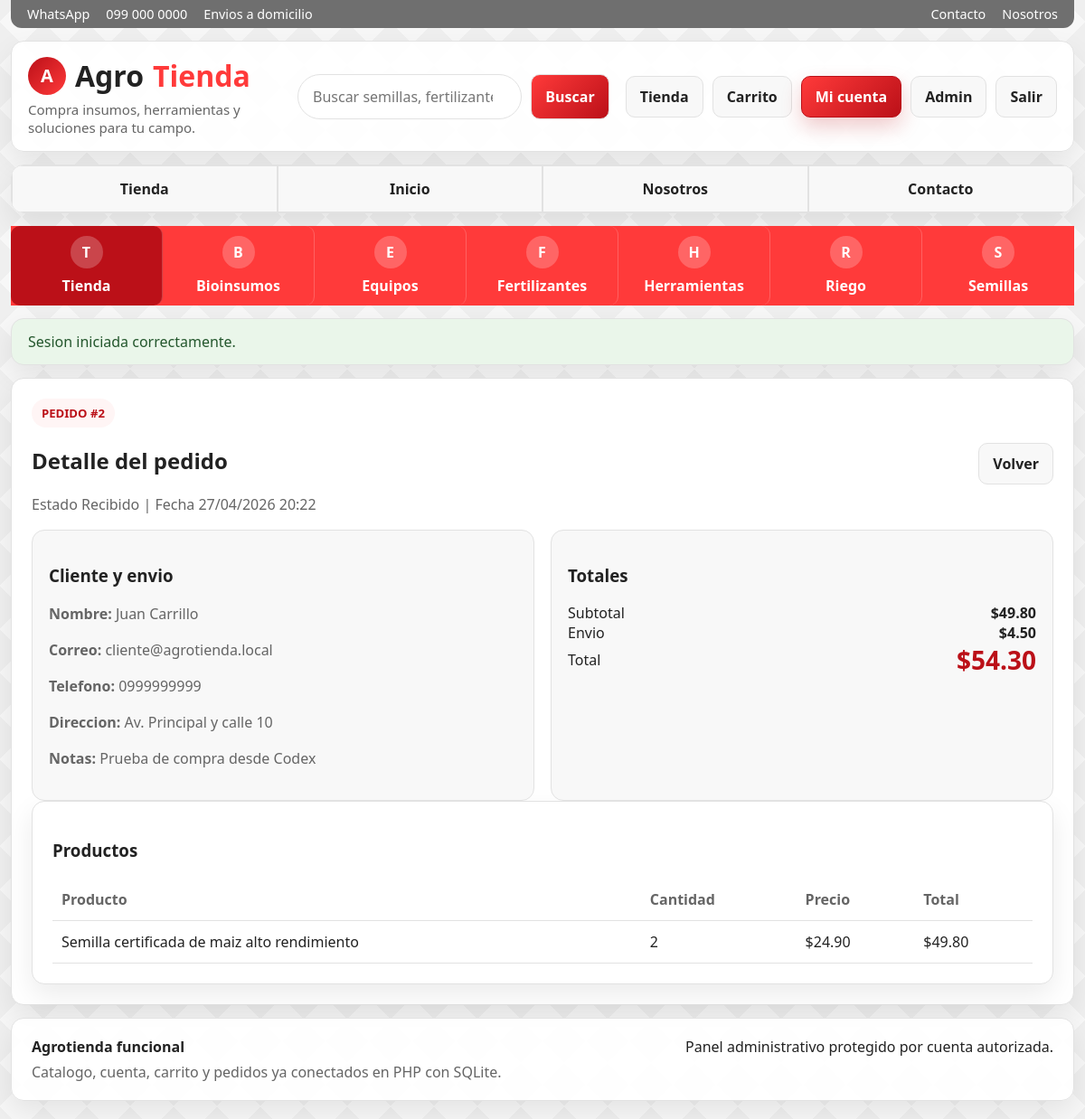
/order.php?id=2 (signed in), run on the app's committed database.
### tables this page shows
CREATE TABLE orders (
            id INTEGER PRIMARY KEY AUTOINCREMENT,
            user_id INTEGER NOT NULL,
            customer_name TEXT NOT NULL,
            customer_email TEXT NOT NULL,
            customer_phone TEXT NOT NULL,
            shipping_address TEXT NOT NULL,
            notes TEXT DEFAULT "",
            subtotal REAL NOT NULL,
            shipping REAL NOT NULL,
            total REAL NOT NULL,
            status TEXT NOT NULL DEFAULT "Pendiente",
            created_at TEXT NOT NULL,
            FOREIGN KEY(user_id) REFERENCES users(id)
        );

CREATE TABLE order_items (
            id INTEGER PRIMARY KEY AUTOINCREMENT,
            order_id INTEGER NOT NULL,
            product_id INTEGER NOT NULL,
            product_name TEXT NOT NULL,
            quantity INTEGER NOT NULL,
            unit_price REAL NOT NULL,
            line_total REAL NOT NULL,
            FOREIGN KEY(order_id) REFERENCES orders(id),
            FOREIGN KEY(product_id) REFERENCES products(id)
        );

### app/bootstrap.php (called while the page is built, shortened)
<?php
function db(): PDO
{
    static $pdo = null;
    if ($pdo instanceof PDO) {
        return $pdo;
    }
    $needsSetup = !file_exists(DB_PATH);
    $pdo = new PDO('sqlite:' . DB_PATH);
    $pdo->setAttribute(PDO::ATTR_ERRMODE, PDO::ERRMODE_EXCEPTION);
    $pdo->setAttribute(PDO::ATTR_DEFAULT_FETCH_MODE, PDO::FETCH_ASSOC);
    $pdo->exec('PRAGMA foreign_keys = ON');
    if ($needsSetup) {
        initializeDatabase($pdo);
    } else {
        migrateDatabase($pdo);
    }
    return $pdo;
}
function migrateDatabase(PDO $pdo): void
{
    $columns = $pdo->query('PRAGMA table_info(products)')->fetchAll();
    $columnNames = array_column($columns, 'name');
    syncProductImages($pdo);
}
function syncProductImages(PDO $pdo): void
{
    $stmt = $pdo->prepare('UPDATE products SET image_url = :image_url WHERE name = :name');
    foreach (productSeedData() as $product) {
        $stmt->execute([
            'name' => $product['name'],
            'image_url' => $product['image_url'],
        ]);
    }
}
function currentUser(): ?array
{
    static $cached = null;
    if ($cached !== null) {
        return $cached;
    }
    $stmt = db()->prepare('SELECT * FROM users WHERE id = :id LIMIT 1');
    $stmt->execute(['id' => $_SESSION['user_id']]);
    $cached = $stmt->fetch() ?: null;
    return $cached;
}
function requireLogin(): array
{
    $user = currentUser();
    return $user;
}
function money(float $value): string
{
    return '$' . number_format($value, 2);
}
function e(string $value): string
{
    return htmlspecialchars($value, ENT_QUOTES, 'UTF-8');
}
function orderById(int $orderId, ?int $userId = null): ?array
{
    $sql = 'SELECT * FROM orders WHERE id = :id';
    $params = ['id' => $orderId];
    $stmt = db()->prepare($sql . ' LIMIT 1');
    $stmt->execute($params);
    $order = $stmt->fetch();
    $items = db()->prepare('SELECT * FROM order_items WHERE order_id = :order_id ORDER BY id ASC');
    $items->execute(['order_id' => $orderId]);
    $order['items'] = $items->fetchAll();
    return $order;
}

### order.php (the view, shortened to what this page needs)
<?php
require_once __DIR__ . '/app/layout.php';
$user = requireLogin();
$orderId = (int) ($_GET['id'] ?? 0);
$order = orderById($orderId, $user['role'] === 'admin' ? null : (int) $user['id']);
?>
<section class="card">
  <div class="line">
    <div>
      <span class="eyebrow">Pedido #<?= (int) $order['id'] ?></span>
      <h2>Detalle del pedido</h2>
      <p class="muted">Estado <?= e($order['status']) ?> | Fecha <?= e(date('d/m/Y H:i', strtotime($order['created_at']))) ?></p>
    </div>
    <a class="btn" href="<?= $user['role'] === 'admin' ? 'admin.php' : 'account.php' ?>">Volver</a>
  </div>
  <div class="grid-2">
    <article class="panel">
      <h3>Cliente y envio</h3>
      <p class="muted"><strong>Nombre:</strong> <?= e($order['customer_name']) ?></p>
      <p class="muted"><strong>Correo:</strong> <?= e($order['customer_email']) ?></p>
      <p class="muted"><strong>Telefono:</strong> <?= e($order['customer_phone']) ?></p>
      <p class="muted"><strong>Direccion:</strong> <?= e($order['shipping_address']) ?></p>
      <p class="muted"><strong>Notas:</strong> <?= e($order['notes'] ?: 'Sin notas') ?></p>
    </article>
    <article class="panel">
      <h3>Totales</h3>
      <div class="line"><span>Subtotal</span><strong><?= money((float) $order['subtotal']) ?></strong></div>
      <div class="line"><span>Envio</span><strong><?= money((float) $order['shipping']) ?></strong></div>
      <div class="line"><span>Total</span><strong class="price"><?= money((float) $order['total']) ?></strong></div>
    </article>
  </div>
  <article class="card">
    <h3>Productos</h3>
    <table>
      <thead>
        <tr>
          <th>Producto</th>
          <th>Cantidad</th>
          <th>Precio</th>
          <th>Total</th>
        </tr>
      </thead>
      <tbody>
        <?php foreach ($order['items'] as $item): ?>
          <tr>
            <td><?= e($item['product_name']) ?></td>
            <td><?= (int) $item['quantity'] ?></td>
            <td><?= money((float) $item['unit_price']) ?></td>
            <td><?= money((float) $item['line_total']) ?></td>
          </tr>
        <?php endforeach; ?>
      </tbody>
    </table>
  </article>
</section>

### assets/app.css (style rules this page uses)
:root { --bg: #f4f4f4; --surface: #ffffff; --surface-soft: #f8f8f8; --surface-muted: #efefef; --border: #e2e2e2; --text: #222222; --muted: #656565; --primary: #ff3a3a; --primary-dark: #bb1018; --accent: #ffcf2f; --success-bg: #eaf6ea; --success-text: #24572d; --danger-bg: #fdeaea; --danger-text: #8f2028; --shadow: 0 12px 30px rgba(0, 0, 0, 0.08); }
* { box-sizing: border-box; }
body { margin: 0; min-height: 100vh; font-family: "Segoe UI", Tahoma, Geneva, Verdana, sans-serif; background: linear-gradient(135deg, rgba(0, 0, 0, 0.03) 25%, transparent 25%) 0 0 / 48px 48px, linear-gradient(225deg, rgba(0, 0, 0, 0.03) 25%, transparent 25%) 0 0 / 48px 48px, linear-gradient(315deg, rgba(0, 0, 0, 0.03) 25%, transparent 25%) 0 0 / 48px 48px, linear-gradient(45deg, rgba(0, 0, 0, 0.03) 25%, transparent 25%) 0 0 / 48px 48px, #f7f7f7; color: var(--text); }
a { color: inherit; text-decoration: none; }
a, button, .btn, .nav a, .section-nav a, .category-link, .spotlight-card, .product { transition: background-color 180ms ease, border-color 180ms ease, color 180ms ease, box-shadow 180ms ease, transform 180ms ease, filter 180ms ease; }
.nav a, .btn, .category-link, .section-nav a { border-radius: 10px; padding: 11px 15px; font-weight: 700; }
.grid-2, .grid-3, .grid-4, .split, .admin-layout { display: grid; gap: 18px; }
.grid-2 { grid-template-columns: repeat(2, minmax(0, 1fr)); }
.card, .store-hero, .promo-hero, .promo-banner-mini { background: var(--surface); border: 1px solid var(--border); border-radius: 14px; box-shadow: var(--shadow); }
.card, .store-toolbar { padding: 22px; }
.eyebrow { display: inline-block; width: fit-content; padding: 7px 11px; border-radius: 999px; background: rgba(255, 255, 255, 0.16); color: #fff; font-size: 0.82rem; font-weight: 800; text-transform: uppercase; }
.card .eyebrow, .section-head .eyebrow { background: #fff5f5; color: var(--primary-dark); }
.muted { color: var(--muted); line-height: 1.5; }
.btn { display: inline-flex; align-items: center; justify-content: center; gap: 8px; cursor: pointer; color: var(--text); background: var(--surface-soft); border: 1px solid var(--border); text-align: center; }
.price { color: var(--primary-dark); font-size: 1.75rem; font-weight: 900; }
.row, .line, .actions, .table-actions { display: flex; gap: 12px; flex-wrap: wrap; align-items: center; }
.line { justify-content: space-between; }
.panel { padding: 18px; border-radius: 14px; border: 1px solid var(--border); background: var(--surface-soft); }
table { width: 100%; border-collapse: collapse; }
th, td { text-align: left; padding: 12px 10px; border-bottom: 1px solid var(--border); }
th { color: var(--muted); }

### data on the page
orders: id "2", status "Recibido", created_at "27/04/2026 20:22", customer_name "Juan Carrillo", customer_email "cliente@agrotienda.local", customer_phone "0999999999", shipping_address "Av. Principal y calle 10", notes "Prueba de compra desde Codex", subtotal "$49.80", shipping "$4.50", total "$54.30"
order_items: product_name "Semilla certificada de maiz alto rendimiento", quantity "2", unit_price "$24.90", line_total "$49.80"

### other printed values
substr($categoryLink, 0, 1) "B"
$categoryLink "Bioinsumos"
substr($categoryLink, 0, 1) "E"
$categoryLink "Equipos"
substr($categoryLink, 0, 1) "F"
$categoryLink "Fertilizantes"
substr($categoryLink, 0, 1) "H"
$categoryLink "Herramientas"
substr($categoryLink, 0, 1) "R"
$categoryLink "Riego"
substr($categoryLink, 0, 1) "S"
$categoryLink "Semillas"
$flash['message'] "Sesion iniciada correctamente."
